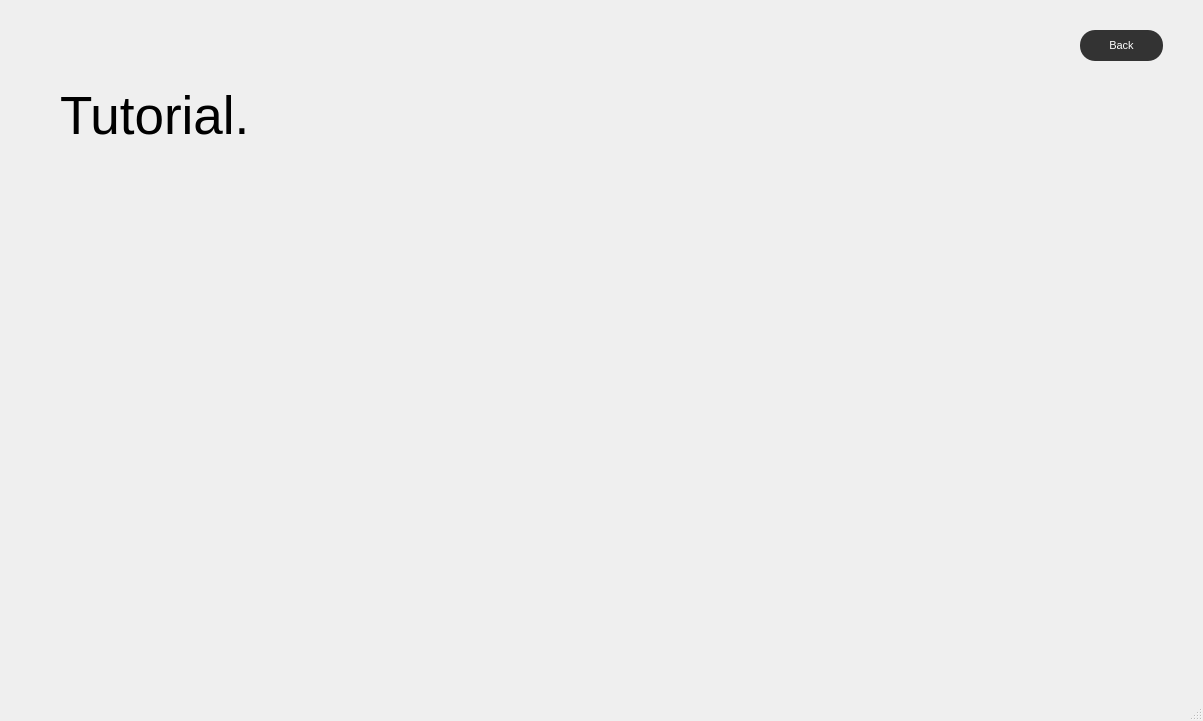
<?xml version="1.0" encoding="UTF-8"?>
<ui version="4.0">
 <class>Tutorial</class>
 <widget class="QMainWindow" name="Tutorial">
  <property name="geometry">
   <rect>
    <x>0</x>
    <y>0</y>
    <width>1203</width>
    <height>721</height>
   </rect>
  </property>
  <property name="windowTitle">
   <string>MainWindow</string>
  </property>
  <widget class="QWidget" name="centralwidget">
   <widget class="QPushButton" name="backButton">
    <property name="geometry">
     <rect>
      <x>1080</x>
      <y>30</y>
      <width>83</width>
      <height>31</height>
     </rect>
    </property>
    <property name="font">
     <font>
      <pointsize>8</pointsize>
     </font>
    </property>
    <property name="styleSheet">
     <string notr="true">QPushButton {
background-color: #333333;
color: white;
border-radius: 15px;
padding: 10px 20px;
}

QPushButton:hover {
     background-color: #bababa;
color: black;
}</string>
    </property>
    <property name="text">
     <string>Back</string>
    </property>
   </widget>
   <widget class="QLabel" name="titleLabel">
    <property name="geometry">
     <rect>
      <x>60</x>
      <y>70</y>
      <width>241</width>
      <height>91</height>
     </rect>
    </property>
    <property name="font">
     <font>
      <pointsize>40</pointsize>
     </font>
    </property>
    <property name="text">
     <string>Tutorial.</string>
    </property>
   </widget>
   <widget class="QLabel" name="label">
    <property name="geometry">
     <rect>
      <x>80</x>
      <y>140</y>
      <width>971</width>
      <height>521</height>
     </rect>
    </property>
    <property name="font">
     <font>
      <pointsize>15</pointsize>
     </font>
    </property>
    <property name="text">
     <string/>
    </property>
    <property name="wordWrap">
     <bool>true</bool>
    </property>
   </widget>
  </widget>
  <widget class="QMenuBar" name="menubar">
   <property name="geometry">
    <rect>
     <x>0</x>
     <y>0</y>
     <width>1203</width>
     <height>25</height>
    </rect>
   </property>
  </widget>
  <widget class="QStatusBar" name="statusbar"/>
 </widget>
 <resources/>
 <connections/>
</ui>
